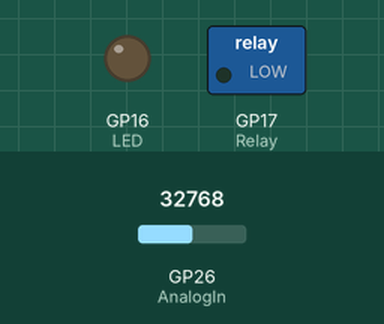
A program run on a simulated Raspberry Pi Pico running MicroPython. Shown: switched loads named in the program (green lamp = pin HIGH), output pins drawn as LEDs (lit = HIGH). The inputs (shaded band) are chosen by the test bench; at power-on: GP26 (AnalogIn) = 32768 (analog values on the 0–65535 scale).

Above: at 1.2 s.
1.3 s: GP26 (AnalogIn) set to 15632
5.2 s: GP26 (AnalogIn) set to 14048
At 6.5 s:
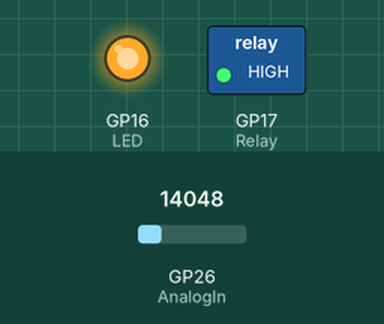
9.1 s: GP26 (AnalogIn) set to 19660
At 12.3 s:
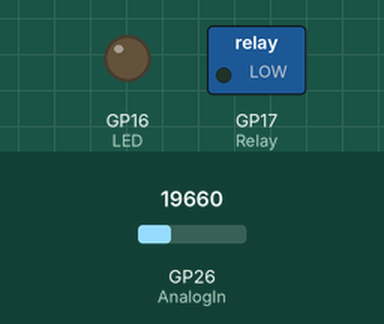
13.5 s: GP26 (AnalogIn) set to 7864
At 15.8 s:
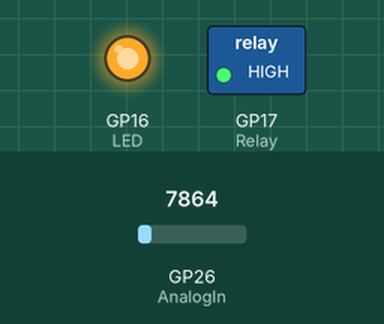
Timing chart, 0 to 17.3 s (numbered marks = the images above; inputs shaded):
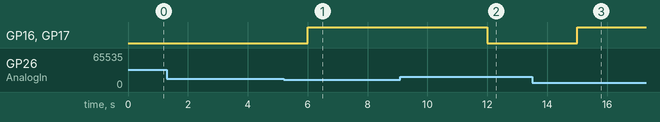

The program:

ONOFF.py
```python
#----------------------------------------------------------
#				ON-OFF TEMPERATURE CONTROLLER
#				=============================
#
# This is an ON-OFF temperature controller program. The
# project consists of a temperature sensor, an LED and a
# heater. The heater and the LED are turned ON if the room
# temperature (RoomTemp) is below the desired value (SetTemp)
#
# Author: Dogan Ibrahim
# File  : ONOFF.py
# Date  : February 2011
#------------------------------------------------------------
from machine import ADC, Pin
import utime

AnalogIn = ADC(0)						# ADC channel 0
Conv = 3300 / 65535						# Conversion factor

SetTemp = 24.0                          # Desired temperature
LED = Pin(16, Pin.OUT)                  # LED at GP16
Relay = Pin(17, Pin.OUT)                # Relay at GP17
LED.value(0)                            # Turn OFF LED
Relay.value(0)                          # Turn OFF Relay

while True:								# Do forever
    V = AnalogIn.read_u16()			    # Read temp
    mV = V * Conv						# Convert to Volts
    RoomTemp = (mV - 500.0) / 10.0      # Measured temperature
    if RoomTemp < SetTemp:              # If Room temp < desired
        Relay.value(1)                  # Turn Relay ON
        LED.value(1)                    # Turn LED ON
    else:
        Relay.value(0)                  # Turn Relay OFF
        LED.value(0)                    # Tuen LED OFF
    utime.sleep(3)                      # Wait 3 seconds
```

Measured:
- the behaviour switches between 14704 and 14688 on GP26 (AnalogIn) (found by bisection; images 0 and 1)
- after the input at 1.3 s, every drawn part: stays the same
- after the input at 5.2 s, GP16 (LED), GP17 (Relay): LOW → HIGH after 0.80 s
- after the input at 9.1 s, GP16 (LED), GP17 (Relay): HIGH → LOW after 2.9 s
- after the input at 13.5 s, GP16 (LED), GP17 (Relay): LOW → HIGH after 1.5 s
